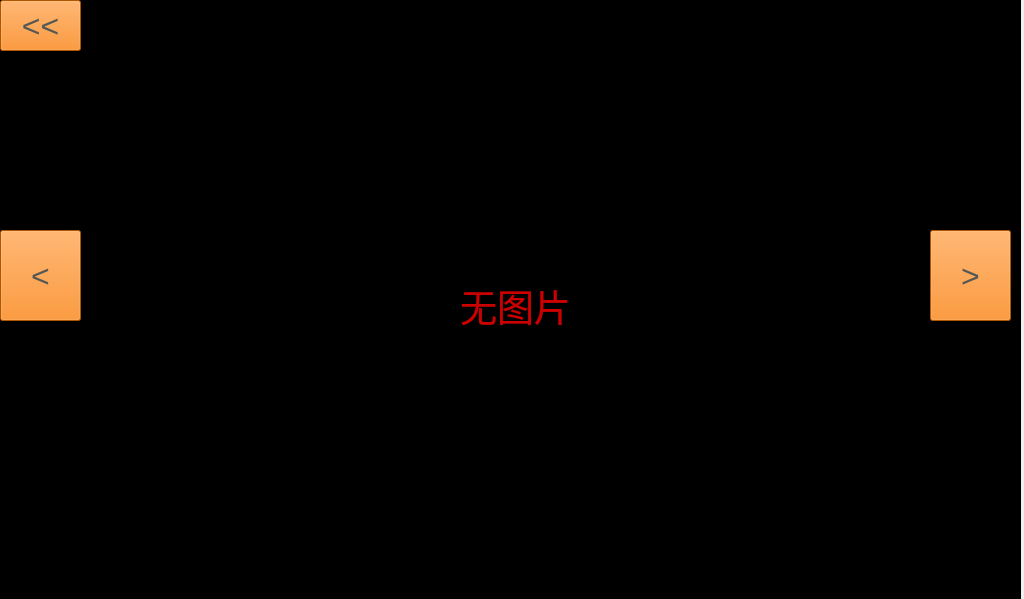
<?xml version="1.0" encoding="UTF-8"?>
<ui version="4.0">
 <class>showphoto</class>
 <widget class="QMainWindow" name="showphoto">
  <property name="geometry">
   <rect>
    <x>0</x>
    <y>0</y>
    <width>1024</width>
    <height>599</height>
   </rect>
  </property>
  <property name="windowTitle">
   <string>MainWindow</string>
  </property>
  <widget class="QWidget" name="centralwidget">
   <widget class="QLabel" name="label">
    <property name="geometry">
     <rect>
      <x>0</x>
      <y>10</y>
      <width>1031</width>
      <height>591</height>
     </rect>
    </property>
    <property name="font">
     <font>
      <pointsize>28</pointsize>
     </font>
    </property>
    <property name="styleSheet">
     <string notr="true">color: rgb(204, 0, 0);</string>
    </property>
    <property name="text">
     <string>无图片</string>
    </property>
    <property name="alignment">
     <set>Qt::AlignCenter</set>
    </property>
   </widget>
   <widget class="QPushButton" name="pushButton_front">
    <property name="geometry">
     <rect>
      <x>0</x>
      <y>230</y>
      <width>81</width>
      <height>91</height>
     </rect>
    </property>
    <property name="font">
     <font>
      <pointsize>24</pointsize>
     </font>
    </property>
    <property name="styleSheet">
     <string notr="true">color: rgb(85, 87, 83);
background-color: rgb(245, 121, 0);</string>
    </property>
    <property name="text">
     <string>&lt;</string>
    </property>
   </widget>
   <widget class="QPushButton" name="pushButton_next">
    <property name="geometry">
     <rect>
      <x>930</x>
      <y>230</y>
      <width>81</width>
      <height>91</height>
     </rect>
    </property>
    <property name="font">
     <font>
      <pointsize>24</pointsize>
     </font>
    </property>
    <property name="styleSheet">
     <string notr="true">color: rgb(85, 87, 83);
background-color: rgb(245, 121, 0);</string>
    </property>
    <property name="text">
     <string>&gt;</string>
    </property>
   </widget>
   <widget class="QLabel" name="label_2">
    <property name="geometry">
     <rect>
      <x>-10</x>
      <y>0</y>
      <width>1031</width>
      <height>601</height>
     </rect>
    </property>
    <property name="styleSheet">
     <string notr="true">background-color: rgb(0, 0, 0);</string>
    </property>
    <property name="text">
     <string/>
    </property>
   </widget>
   <widget class="QPushButton" name="pushButton_back">
    <property name="geometry">
     <rect>
      <x>0</x>
      <y>0</y>
      <width>81</width>
      <height>51</height>
     </rect>
    </property>
    <property name="font">
     <font>
      <pointsize>24</pointsize>
     </font>
    </property>
    <property name="styleSheet">
     <string notr="true">color: rgb(85, 87, 83);
background-color: rgb(245, 121, 0);</string>
    </property>
    <property name="text">
     <string>&lt;&lt;</string>
    </property>
   </widget>
   <zorder>label_2</zorder>
   <zorder>label</zorder>
   <zorder>pushButton_front</zorder>
   <zorder>pushButton_next</zorder>
   <zorder>pushButton_back</zorder>
  </widget>
 </widget>
 <resources/>
 <connections/>
</ui>
